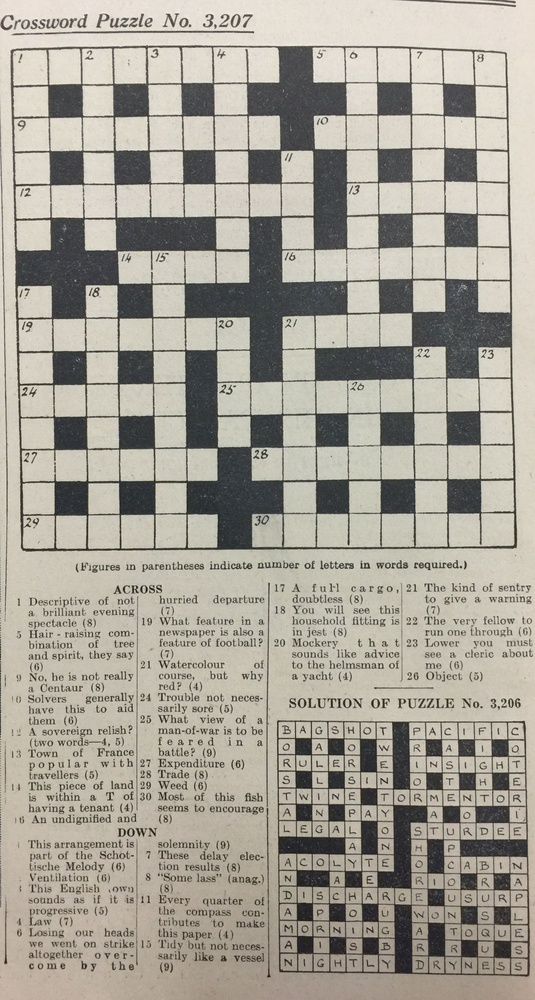
#> input picture vision1/Archivos del curso/crucigrama.jpg, 535 x 1000 px, shrunk from 1634 x 3053 before the run, found by its file name
$ python mask.py
#> lines starting #> are read from the running program, lines starting #| are printed output that depends on the picture; after the words box and inside, x2 and y2 are one past the last pixel; in counts of white or black regions, pixels touching at a corner belong together
import numpy as np
import matplotlib.pyplot as plt
import cv2

def show(img, title="Imagen", cmap =None, size =5):
    plt.figure(figsize=(size,size))
    if len(img.shape) == 2:
        plt.imshow(img, cmap=cmap)
    else:
        plt.imshow(cv2.cvtColor(img,cv2.COLOR_BGR2RGB))
    plt.title(title)
    plt.axis('off')
    plt.show()

img=cv2.imread("C:/Users/valef/Downloads/vision1/Archivos del curso/crucigrama.jpg",0)
#> img: shape (1000, 535); min 16, max 246, mean 162.5

corte, thresh = cv2.threshold(img,127,255,cv2.THRESH_BINARY_INV)
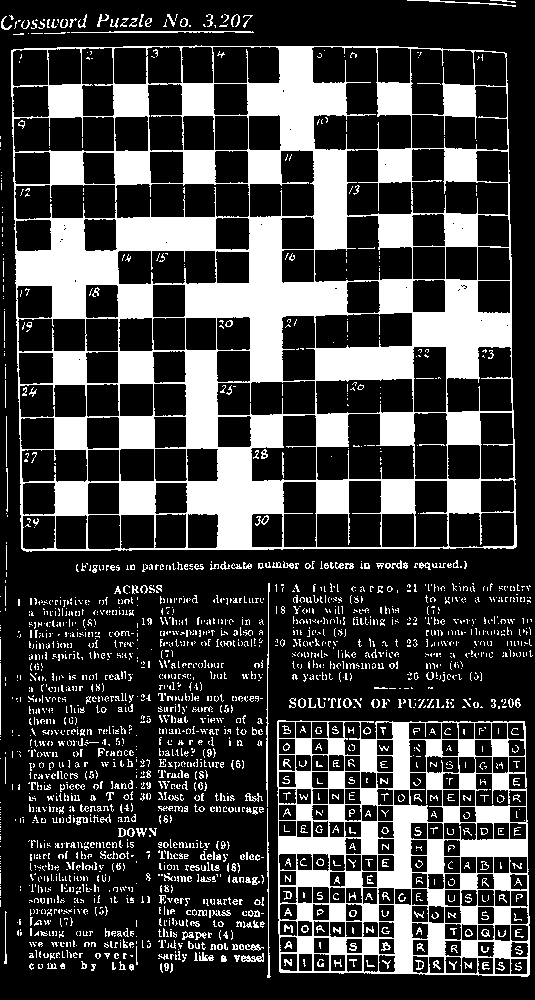
#> thresh: shape (1000, 535); 25.8% white; 2362 white regions (2033 under 20 px), largest, box (x1, y1, x2, y2) and area: (11, 45, 517, 552) 88749, (277, 720, 530, 977) 24510, (266, 583, 270, 807) 307

show(thresh,"Crucigrama",cmap='gray')

$ run again, with vision1/Archivos del curso/Weld.jpg copied over vision1/Archivos del curso/crucigrama.jpg
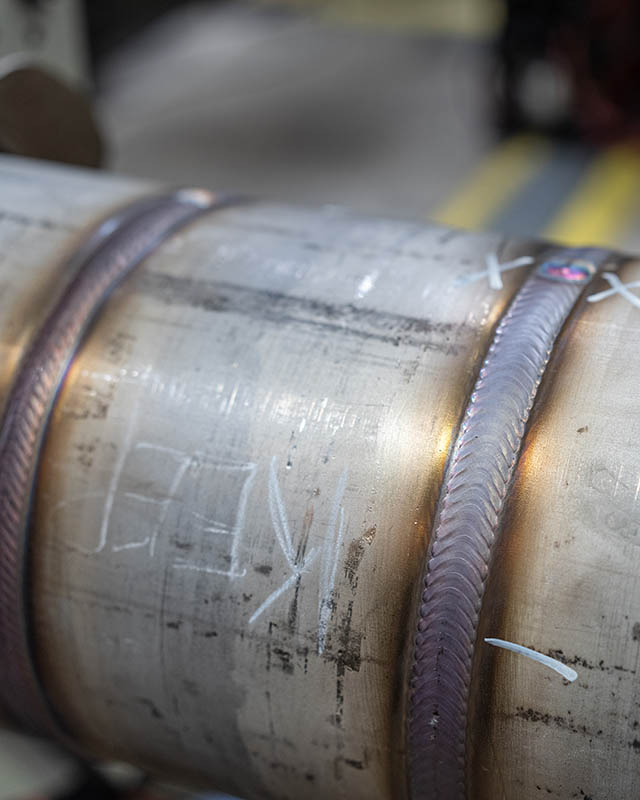
#> input picture vision1/Archivos del curso/Weld.jpg, 640 x 800 px, found by its file name
#> `img=cv2.imread("C:/Users/valef/Downloads/vision1/Archivos del curso/cr..`:
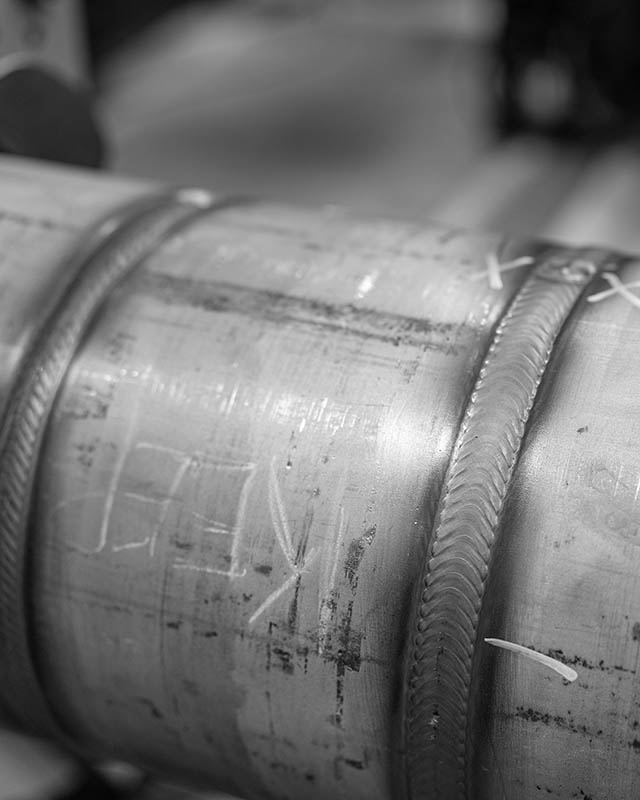
#> img: shape (800, 640); min 1, max 255, mean 116.1
#> `corte, thresh = cv2.threshold(img,127,255,cv2.THRESH_BINARY_INV)`:
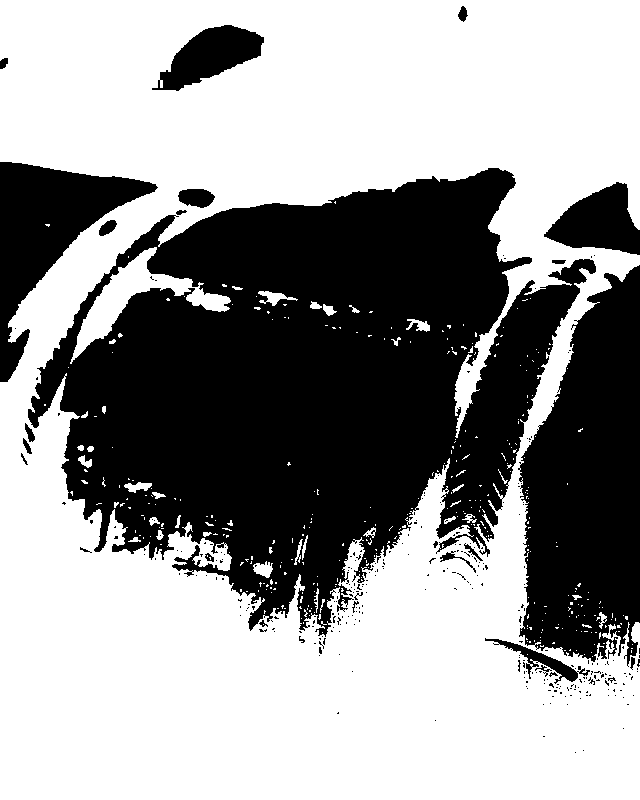
#> thresh: shape (800, 640); 59.2% white; 309 black regions (280 under 20 px), largest, box (x1, y1, x2, y2) and area: (28, 168, 596, 637) 149435, (518, 265, 640, 667) 35220, (0, 162, 158, 382) 12523

$ run again, with vision1/Archivos del curso/Weld2.jpg copied over vision1/Archivos del curso/crucigrama.jpg
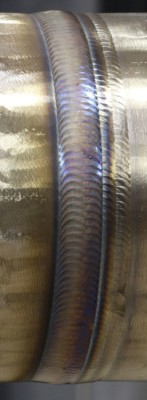
#> input picture vision1/Archivos del curso/Weld2.jpg, 147 x 400 px, found by its file name
#> `img=cv2.imread("C:/Users/valef/Downloads/vision1/Archivos del curso/cr..`:
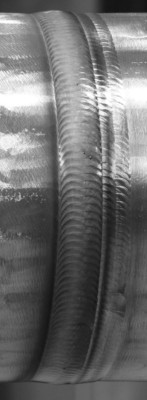
#> img: shape (400, 147); min 18, max 255, mean 107.9
#> `corte, thresh = cv2.threshold(img,127,255,cv2.THRESH_BINARY_INV)`:
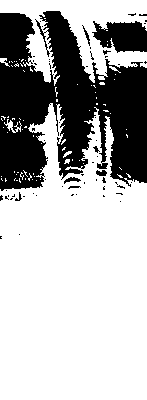
#> thresh: shape (400, 147); 68.8% white; 61 black regions (53 under 20 px), largest, box (x1, y1, x2, y2) and area: (0, 11, 147, 191) 16615, (92, 21, 147, 53) 1284, (64, 177, 81, 184) 55

$ run again, with vision1/Archivos del curso/ajedrez_real.jpg copied over vision1/Archivos del curso/crucigrama.jpg
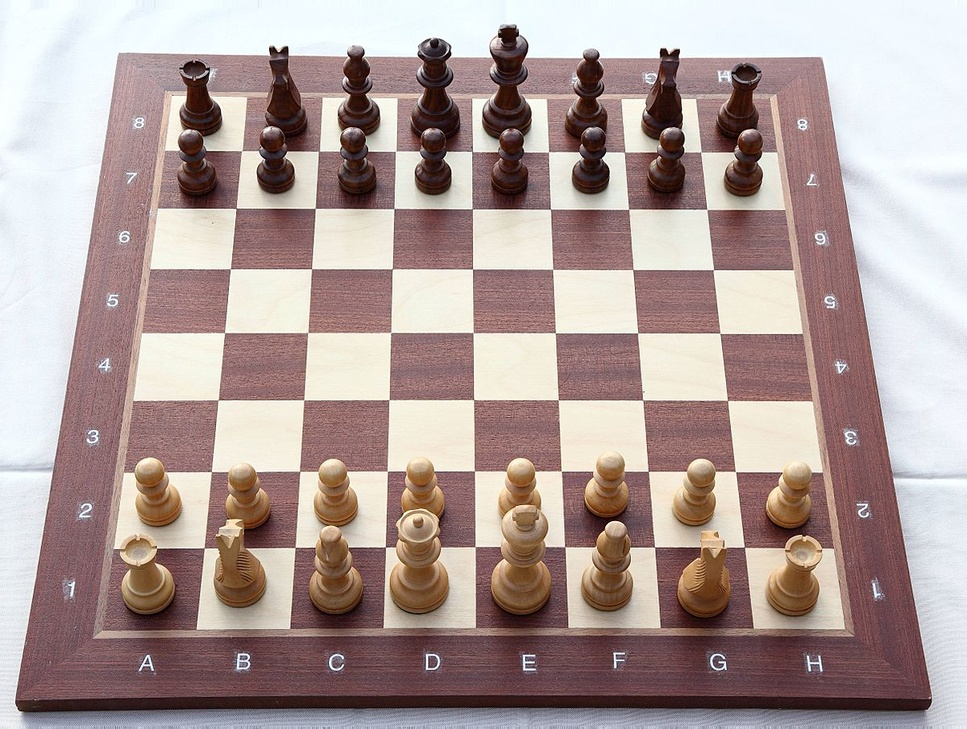
#> input picture vision1/Archivos del curso/ajedrez_real.jpg, 967 x 729 px, shrunk from 1200 x 905 before the run, found by its file name
#> `img=cv2.imread("C:/Users/valef/Downloads/vision1/Archivos del curso/cr..`:
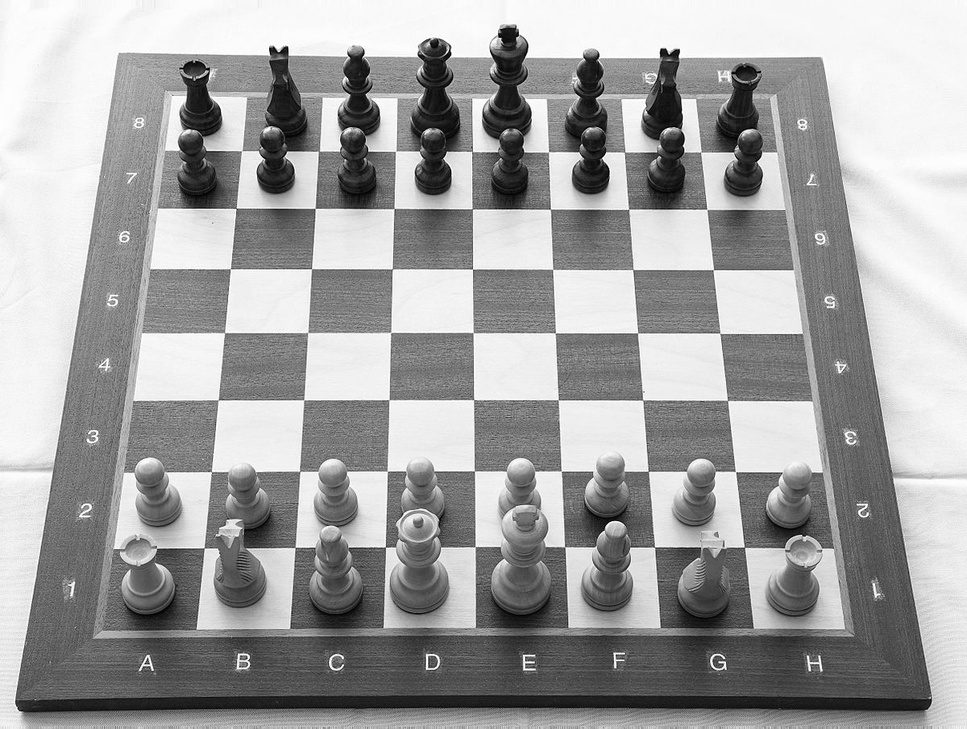
#> img: shape (729, 967); min 0, max 255, mean 161.5
#> `corte, thresh = cv2.threshold(img,127,255,cv2.THRESH_BINARY_INV)`:
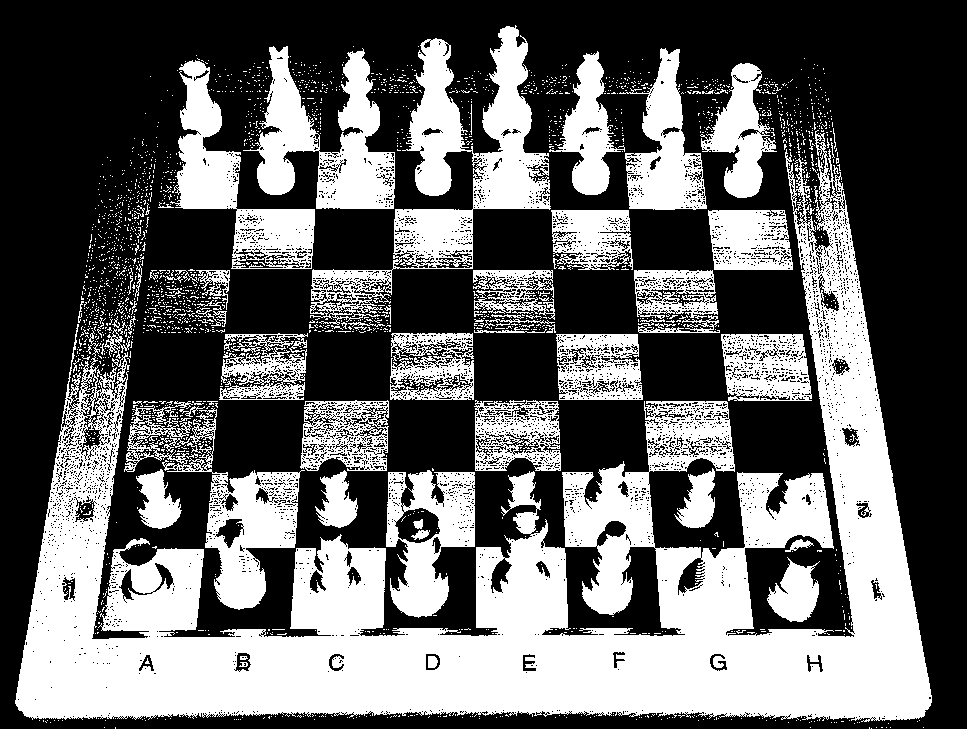
#> thresh: shape (729, 967); 40.1% white; 2332 white regions (2252 under 20 px), largest, box (x1, y1, x2, y2) and area: (15, 130, 932, 722) 158252, (310, 25, 551, 325) 19185, (243, 46, 395, 209) 11473
